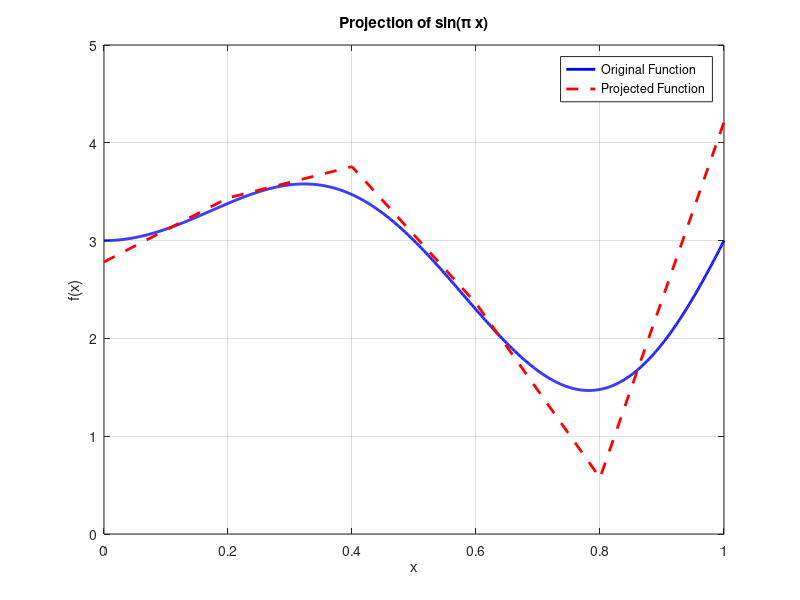

Write MATLAB code to recreate this figure.
clc;
clear;
close all;

% x 값 생성
n = 6; % 행 및 열의 개수
x = linspace(0, 1, n);
h = x(2) - x(1); % 간격 계산

% 주어진 함수 정의

% f = @(x) (sin(pi*x))
f = @(x) (2*x).*sin(2*pi * x) + 3 ;



% Load vector 계산 => 구간에 대해서 두개의 basis 만 가져와서 계산하는 방법
loadVector = zeros(n, 1);
for i = 1:n-1
    intervalLength = x(i + 1) - x(i); % Length of the current interval 
    loadVector(i) = loadVector(i) + 0.5 * intervalLength * f(x(i));
    loadVector(i + 1) = loadVector(i + 1) + 0.5 * intervalLength * f(x(i + 1));
end



% local_M 행렬 생성
local_M = [h/3, h/6; h/6, h/3];
% M 생성
M = sparse(n, n);
for i = 1:n-1
    M(i:i+1, i:i+1) = M(i:i+1, i:i+1) + local_M;
end






% 선형 시스템 해결 => '\' or Thomas algorithm(tridiagonal matrix algorithm)으로 해결
x_solution = M \ loadVector;

% 프로젝션된 함수 계산
projected_function =  x_solution;

% 결과 플롯
x_values = linspace(0, 1, 1000); % 더 많은 점으로 그래프를 그리기 위해
figure;
plot(x_values, f(x_values), 'b', 'LineWidth', 2); hold on;
plot(x, projected_function, 'r--', 'LineWidth', 2);
legend('Original Function', 'Projected Function', 'Location', 'best');
xlabel('x');
ylabel('f(x)');
title('Projection of sin(\pi x)');
grid on;
hold off;


